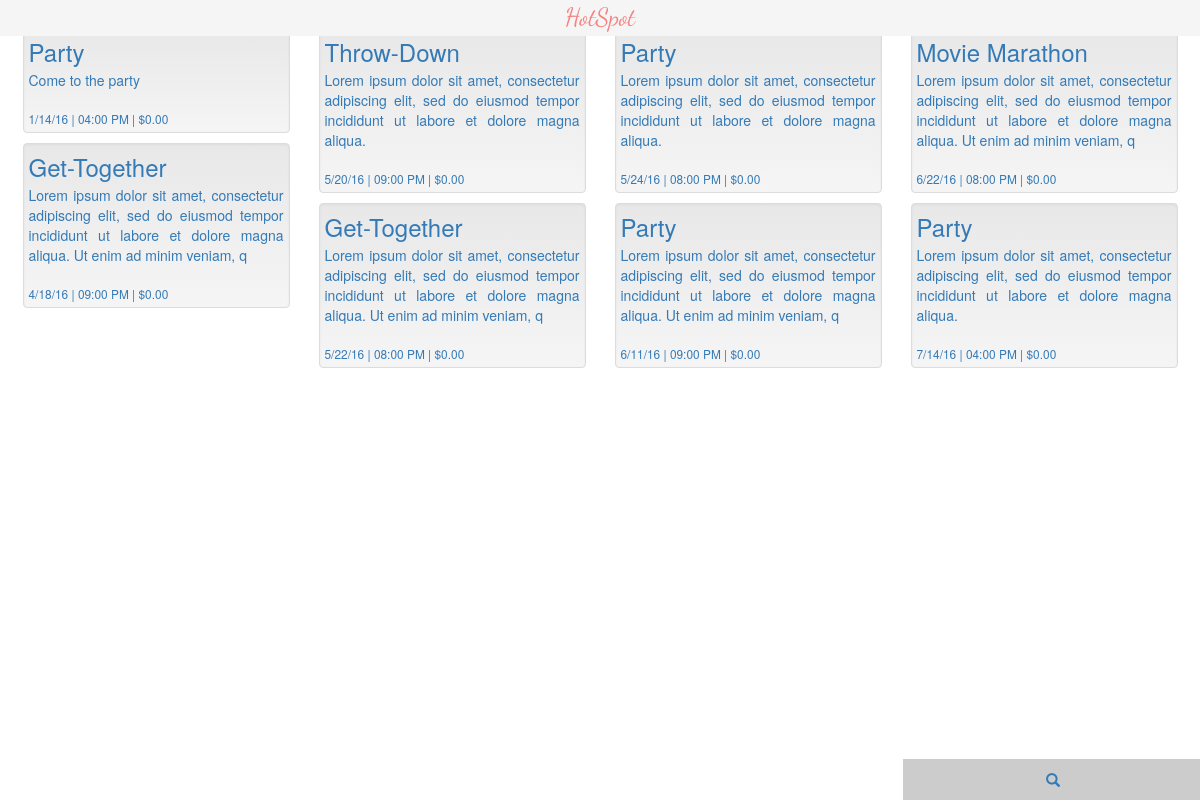
/searchChoice.php (signed in), run on an earlier commit of the app's database.
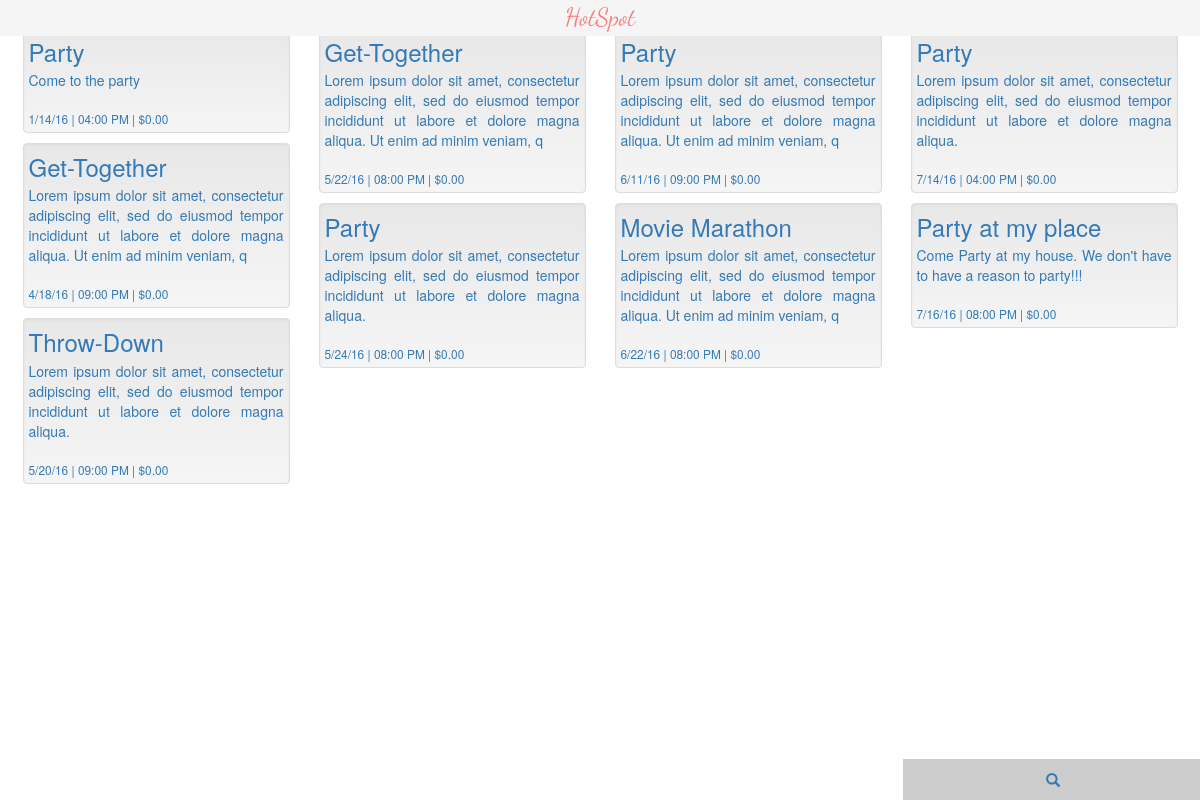
And on a later commit of the database.
### tables this page shows
CREATE TABLE `event` (
  `E_ID` int(11) NOT NULL,
  `E_CREATOR` int(7) NOT NULL,
  `E_TITLE` char(255) NOT NULL,
  `E_LAT_DEG` int(2) NOT NULL,
  `E_LAT_MIN` int(2) NOT NULL,
  `E_LAT_SEC` int(2) NOT NULL,
  `E_LONG_DEG` int(2) NOT NULL,
  `E_LONG_MIN` int(2) NOT NULL,
  `E_LONG_SEC` tinyint(2) NOT NULL,
  `E_DATE` date NOT NULL,
  `E_TIME_START` time NOT NULL,
  `E_TIME_END` time DEFAULT NULL,
  `E_TYPE` varchar(255) NOT NULL,
  `E_DESC` longtext NOT NULL,
  `E_PRIVATE` char(1) NOT NULL,
  `E_AGE_GROUP` varchar(20) DEFAULT NULL,
  `E_PRICE` float(5,2) NOT NULL,
  `E_FOOD` char(1) NOT NULL,
  `E_FOOD_TYPE` char(3) DEFAULT NULL,
  `E_DRINK` char(1) NOT NULL,
  `E_DRINK_TYPE` char(3) DEFAULT NULL,
  `E_BYO` char(1) NOT NULL,
  `E_ATTIRE` char(1) NOT NULL,
  `E_ATTIRE_TYPE` char(3) DEFAULT NULL,
  `E_SPONSOR` char(1) NOT NULL,
  `E_SPONSOR_TITLE` char(255) DEFAULT NULL,
  `USER_U_ID` int(7) NOT NULL,
  `LT_FOOD_F_FOOD_TYPE` char(3) DEFAULT NULL,
  `LT_ATTIRE_ATT_ATTIRE_TYPE` char(3) DEFAULT NULL,
  `LT_DRINK_D_DRINK_TYPE` char(3) DEFAULT NULL,
  `LT_AGE_AGE_CODE` int(3) DEFAULT NULL,
  `E_MUSIC_TYPE` char(50) DEFAULT NULL
);

### searchChoice.php (the view, shortened to what this page needs)
<?php
  $q = isset($_POST['Q']) ? $_POST['Q'] : '';
?>
<?php if(!isset($q)) : ?>
<?php else : ?>
    <!DOCTYPE html>
    <html lang="en">
      <head>
        <link rel="stylesheet" type="text/css" href="css/list.css">
        <link rel="stylesheet" type="text/css"
        href="css/bootstrap-theme.min.css">
      </head>
      <body>
        <div class="container">
          <?php include("header.php"); ?>
          <br style="line-height:38px;" />
          <div class="row">
          <?php
            include("connection.php");
            $queryPart = $_SESSION['queryPart'];
            $sql = "SELECT e_id,
                           e_title,
                           DATE_FORMAT(e_date,'%c/%e/%y'),
                           TIME_FORMAT(e_time_start,'%h:%i %p'),
                           SUBSTRING(e_desc, 1, 150),
                           e_desc,
                           e_price
                    FROM `event`
                    WHERE e_private != 'Y' ".
                    $queryPart.
                    "ORDER BY e_date,
                             e_time_start";
            $result = $conn->query($sql);
            if ($result->num_rows > 0) {
              while($row = $result->fetch_assoc()) {
                $EID = $row["e_id"];
                echo "<a href=\"event.php?EID=$EID\" class=\"item\">
                <div class=\"well\"><h3>".
                $row["e_title"].
                "</h3><p class=\"text-justify\">".
                $row["SUBSTRING(e_desc, 1, 150)"].
                "</p><br/><p class=\"small\">".
                $row["DATE_FORMAT(e_date,'%c/%e/%y')"].
                " | ".
                $row["TIME_FORMAT(e_time_start,'%h:%i %p')"].
                " | &#36;".
                $row["e_price"].
                "</p></div></a>";
              }
            }
          ?>
          <?php include("nav.php"); ?>
        </div>
      </div>
    </body>
    </html>
<?php endif; ?>

What changed in the data, as far as the page shows it:
now on this page (row edited): event: E_TITLE "Party at my place", SUBSTRING "Come Party at my house. We don't have to have a reason to party!!!", DATE_FORMAT "7/16/16", TIME_FORMAT "08:00 PM", E_PRICE "0.00"
